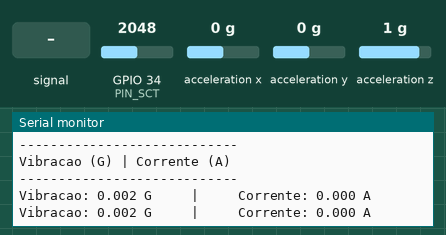
The sketch below on a simulated ESP32. Parts: the last lines printed to the serial monitor. Wiring (inferred from the names in the program): ADXL345 accelerometer at I2C address 0x53. The test bench sets the inputs (shaded band); at power-on: acceleration x 0 g, GPIO 34 (PIN_SCT) = 2048, acceleration y 0 g, acceleration z 1 g (analog values on the 0–4095 scale).

Above: at 2.2 s.
2.3 s: GPIO 34 (PIN_SCT) fed a 200 Hz sine of ±327 counts around its level
At 2.9 s:
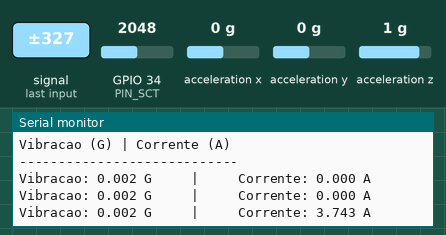
3.8 s: acceleration x set to -1.4 g
At 4.4 s:
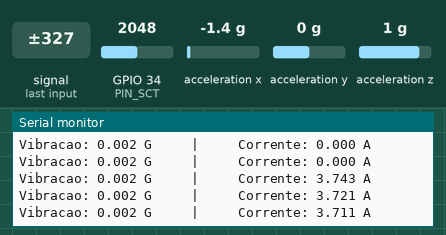
5.3 s: GPIO 34 (PIN_SCT) set to 2866
At 5.3 s:
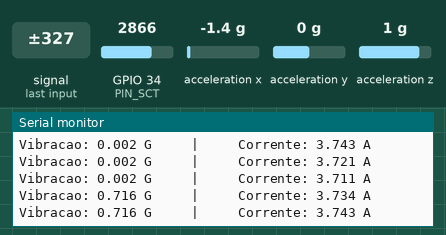
6.8 s: acceleration y set to -1.4 g
At 7.7 s:
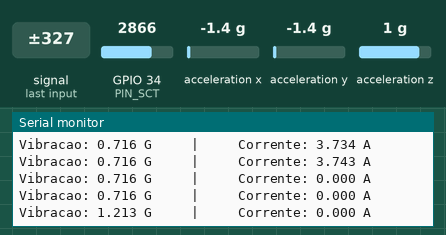
8.3 s: acceleration z set to -1.4 g
At 9.0 s:
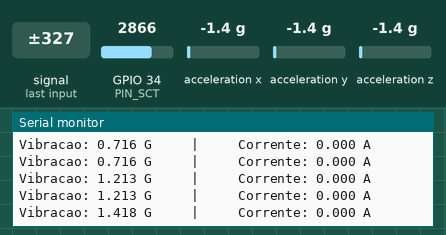
Timing chart, 0 to 10.8 s (numbered marks = the images above; inputs shaded):
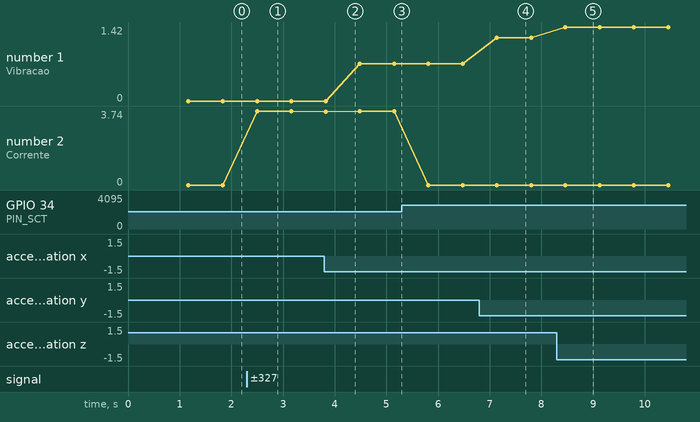

The sketch:

teste_sensores.ino
```cpp
#include <Wire.h>
#include <math.h>

// ─── ADXL345 (I2C direto, sem biblioteca) ───────────────────
#define SDA_PIN     21
#define SCL_PIN     22
uint8_t ADXL_ADDR = 0x53;

#define REG_DEVID       0x00
#define REG_BW_RATE     0x2C
#define REG_POWER_CTL   0x2D
#define REG_DATA_FORMAT 0x31
#define REG_DATAX0      0x32
#define SCALE_G         0.0039f

// ─── SCT-013 ────────────────────────────────────────────────
#define PIN_SCT   34
#define AMOSTRAS  500

void writeReg(uint8_t reg, uint8_t val) {
  Wire.beginTransmission(ADXL_ADDR);
  Wire.write(reg);
  Wire.write(val);
  Wire.endTransmission();
}

uint8_t readReg(uint8_t reg) {
  Wire.beginTransmission(ADXL_ADDR);
  Wire.write(reg);
  Wire.endTransmission(false);
  Wire.requestFrom(ADXL_ADDR, (uint8_t)1);
  return Wire.available() ? Wire.read() : 0xFF;
}

bool readAccel(float &x, float &y, float &z) {
  Wire.beginTransmission(ADXL_ADDR);
  Wire.write(REG_DATAX0);
  if (Wire.endTransmission(false) != 0) return false;
  if (Wire.requestFrom(ADXL_ADDR, (uint8_t)6) != 6) return false;

  int16_t rx = Wire.read() | (Wire.read() << 8);
  int16_t ry = Wire.read() | (Wire.read() << 8);
  int16_t rz = Wire.read() | (Wire.read() << 8);

  x = rx * SCALE_G;
  y = ry * SCALE_G;
  z = rz * SCALE_G;
  return true;
}

float lerVibracaoG() {
  float x, y, z;
  if (!readAccel(x, y, z)) return -1.0f;
  float magnitude = sqrtf(x*x + y*y + z*z);
  float vibracao  = fabsf(magnitude - 1.0f);
  return vibracao;
}

float lerCorrenteRMS() {
  long soma  = 0;
  long somaSq = 0;

  for (int i = 0; i < AMOSTRAS; i++) {
    soma += analogRead(PIN_SCT);
    delayMicroseconds(50);
  }
  long offset = soma / AMOSTRAS;

  for (int i = 0; i < AMOSTRAS; i++) {
    long sample = analogRead(PIN_SCT) - offset;
    somaSq += sample * sample;
    delayMicroseconds(50);
  }

  float rmsADC   = sqrtf((float)somaSq / AMOSTRAS);
  float rmsVolt  = (rmsADC / 4095.0f) * 3.3f;
  float corrente = rmsVolt * 20.0f;

  if (corrente < 0.05f) corrente = 0.0f;
  return corrente;
}

void setup() {
  Serial.begin(115200);
  delay(500);

  // ADC
  analogReadResolution(12);
  analogSetAttenuation(ADC_11db);

  // I2C
  Wire.begin(SDA_PIN, SCL_PIN);
  Wire.setClock(400000);

  // Detectar ADXL
  uint8_t id = readReg(REG_DEVID);
  if (id != 0xE5) {
    ADXL_ADDR = 0x1D;
    id = readReg(REG_DEVID);
  }

  if (id != 0xE5) {
    Serial.println("[ERRO] ADXL345 nao encontrado!");
    while (true) delay(1000);
  }

  writeReg(REG_DATA_FORMAT, 0x08); // full resolution, ±2g
  writeReg(REG_BW_RATE, 0x0A);     // 100 Hz
  writeReg(REG_POWER_CTL, 0x08);   // modo medicao

  Serial.println("[OK] ADXL345 inicializado");
  Serial.println("[OK] SCT-013 no GPIO34");
  Serial.println("----------------------------");
  Serial.println("Vibracao (G) | Corrente (A)");
  Serial.println("----------------------------");
  delay(500);
}

void loop() {
  float vibracao = lerVibracaoG();
  float corrente = lerCorrenteRMS();

  if (vibracao < 0) {
    Serial.println("Falha na leitura do ADXL!");
  } else {
    Serial.print("Vibracao: ");
    Serial.print(vibracao, 3);
    Serial.print(" G     |     Corrente: ");
    Serial.print(corrente, 3);
    Serial.println(" A");
  }

  delay(500);
}
```

Measured:
- after the input at 2.3 s, the serial monitor: prints a new line after 0.20 s (image 1)
- after the input at 6.8 s, the serial monitor: prints a new line after 0.34 s (image 4)
- after the input at 8.3 s, the serial monitor: prints a new line after 0.17 s (image 5)
- plotted number 1: 0 → 0.72 after the input at 3.8 s, 0.72 → 1.21 after the input at 6.8 s, 1.21 → 1.42 after the input at 8.3 s
- plotted number 2: 0 → 3.72 after the input at 2.3 s, 3.74 → 0 after the input at 5.3 s
